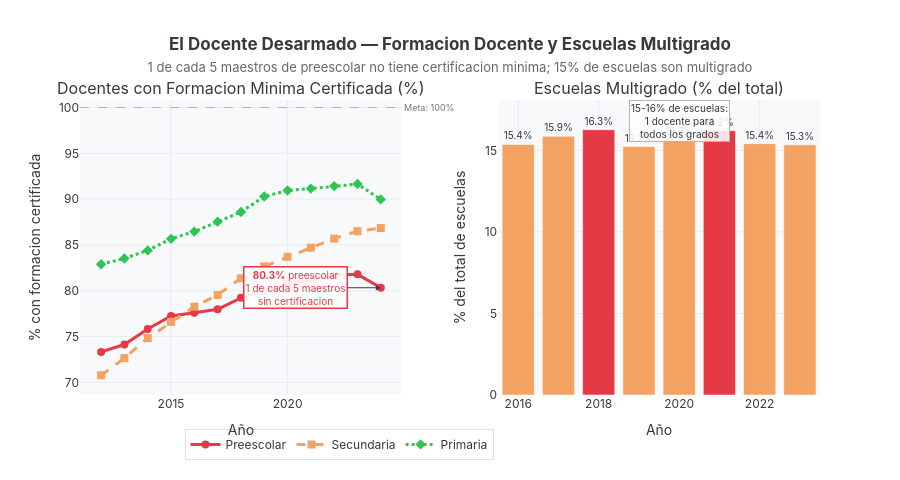

Source (notebook cell):
### Markdown cell above
## Acto III — El Docente Desarmado
**1 de cada 5 maestros de preescolar** no cuenta con la certificación mínima requerida.
En secundaria —el nivel crítico para retención escolar— el porcentaje sin certifcación es
del **13 %**. Además, el **15 %** de las escuelas del país opera en modelo **multigrado**:
un solo docente para todos los grados, en su mayoría en comunidades rurales e indígenas.

### Code cell
# ══════════════════════════════════════════════════════════════════════════════
# FIGURA 3 — El Docente Desarmado
# ══════════════════════════════════════════════════════════════════════════════
prof_pre  = get_serie('4.C.1.A')
prof_pri  = get_serie('4.C.1.B')
prof_sec  = get_serie('4.C.1.C')
multigrado = get_serie('4N.1.1')

fig3 = make_subplots(
    rows=1, cols=2,
    subplot_titles=[
        'Docentes con Formacion Minima Certificada (%)',
        'Escuelas Multigrado (% del total)'
    ],
    horizontal_spacing=0.13
)

# ── Panel 1: Formación docente ────────────────────────────────────────────────
fig3.add_trace(go.Scatter(
    x=prof_pre['periodo'], y=prof_pre['valor'],
    mode='lines+markers', name='Preescolar',
    line=dict(color=C_ALERTA, width=3),
    marker=dict(size=8),
    hovertemplate='<b>%{x}</b><br>Preescolar: <b>%{y:.1f}%</b><extra></extra>'
), row=1, col=1)

fig3.add_trace(go.Scatter(
    x=prof_sec['periodo'], y=prof_sec['valor'],
    mode='lines+markers', name='Secundaria',
    line=dict(color=C_ACENTO, width=3, dash='dash'),
    marker=dict(size=8, symbol='square'),
    hovertemplate='<b>%{x}</b><br>Secundaria: <b>%{y:.1f}%</b><extra></extra>'
), row=1, col=1)

fig3.add_trace(go.Scatter(
    x=prof_pri['periodo'], y=prof_pri['valor'],
    mode='lines+markers', name='Primaria',
    line=dict(color=C_MEJORA, width=3, dash='dot'),
    marker=dict(size=8, symbol='diamond'),
    hovertemplate='<b>%{x}</b><br>Primaria: <b>%{y:.1f}%</b><extra></extra>'
), row=1, col=1)

fig3.add_hline(
    y=100, line_width=1, line_dash='dash', line_color='#ADB5BD',
    annotation_text='Meta: 100%',
    annotation_position='right',
    annotation_font=dict(size=9, color='#6C757D'),
    row=1, col=1
)

fig3.add_annotation(
    x=2024, y=80.33,
    text='<b>80.3%</b> preescolar<br>1 de cada 5 maestros<br>sin certificacion',
    showarrow=True, arrowhead=2, ax=-85, ay=0,
    font=dict(size=10, color=C_ALERTA),
    bgcolor='rgba(255,255,255,0.9)', bordercolor=C_ALERTA, borderwidth=1.5,
    row=1, col=1
)

# ── Panel 2: Multigrado ───────────────────────────────────────────────────────
mg_colors = [C_ALERTA if v > 16 else C_ACENTO if v > 15 else C_ODS4 for v in multigrado['valor']]
fig3.add_trace(go.Bar(
    x=multigrado['periodo'], y=multigrado['valor'],
    marker_color=mg_colors,
    marker_line_color='white', marker_line_width=0.5,
    name='Multigrado',
    text=['{:.1f}%'.format(v) for v in multigrado['valor']],
    textposition='outside', textfont=dict(size=10),
    showlegend=False,
    hovertemplate='<b>%{x}</b><br>Escuelas multigrado: <b>%{y:.1f}%</b><extra></extra>'
), row=1, col=2)

fig3.add_annotation(
    x=2020, y=16.8,
    text='15-16% de escuelas:<br>1 docente para<br>todos los grados',
    showarrow=False,
    font=dict(size=10, color=C_LINEA),
    bgcolor='rgba(255,255,255,0.85)', bordercolor='#ADB5BD', borderwidth=1,
    row=1, col=2
)

fig3.update_yaxes(title_text='% con formacion certificada', row=1, col=1)
fig3.update_yaxes(title_text='% del total de escuelas', row=1, col=2)
fig3.update_xaxes(showgrid=True, gridcolor='#E9ECEF', title_text='Año')
fig3.update_yaxes(showgrid=True, gridcolor='#E9ECEF')

fig3.update_layout(
    title=dict(
        text='<b>El Docente Desarmado — Formacion Docente y Escuelas Multigrado</b><br>'
             '<span style="font-size:13px;color:#666;font-weight:normal">'
             '1 de cada 5 maestros de preescolar no tiene certificacion minima; 15% de escuelas son multigrado</span>',
        x=0.5, xanchor='center'
    ),
    height=480, plot_bgcolor=C_FONDO, paper_bgcolor='white',
    font=dict(family='Inter, Arial, sans-serif', color=C_LINEA),
    legend=dict(
        orientation='h', yanchor='bottom', y=-0.22, xanchor='center', x=0.35,
        bgcolor='rgba(255,255,255,0.8)', bordercolor='#DEE2E6', borderwidth=1
    ),
    margin=dict(t=100, b=85)
)
fig3.show()

### Figure 1 — Plotly figure (JSON) as saved in the notebook; plotly's stock layout.template omitted (floating-point values rounded to 4 significant figures)
{"data": [{"hovertemplate": "<b>%{x}</b><br>Preescolar: <b>%{y:.1f}%</b><extra></extra>", "line": {"color": "#E63946", "width": 3}, "marker": {"size": 8}, "mode": "lines+markers", "name": "Preescolar", "type": "scatter", "x": [2012, 2013, 2014, 2015, 2016, 2017, 2018, 2019, 2020, 2021, 2022, 2023, 2024], "xaxis": "x", "y": [73.33, 74.13, 75.83, 77.26, 77.61, 77.98, 79.23, 79.93, 80.82, 81.18, 81.69, 81.79, 80.33], "yaxis": "y"}, {"hovertemplate": "<b>%{x}</b><br>Secundaria: <b>%{y:.1f}%</b><extra></extra>", "line": {"color": "#F4A261", "dash": "dash", "width": 3}, "marker": {"size": 8, "symbol": "square"}, "mode": "lines+markers", "name": "Secundaria", "type": "scatter", "x": [2012, 2013, 2014, 2015, 2016, 2017, 2018, 2019, 2020, 2021, 2022, 2023, 2024], "xaxis": "x", "y": [70.78, 72.65, 74.83, 76.6, 78.27, 79.54, 81.36, 82.66, 83.7, 84.7, 85.69, 86.5, 86.84], "yaxis": "y"}, {"hovertemplate": "<b>%{x}</b><br>Primaria: <b>%{y:.1f}%</b><extra></extra>", "line": {"color": "#2DC653", "dash": "dot", "width": 3}, "marker": {"size": 8, "symbol": "diamond"}, "mode": "lines+markers", "name": "Primaria", "type": "scatter", "x": [2012, 2013, 2014, 2015, 2016, 2017, 2018, 2019, 2020, 2021, 2022, 2023, 2024], "xaxis": "x", "y": [82.89, 83.53, 84.4, 85.67, 86.46, 87.54, 88.59, 90.28, 90.94, 91.15, 91.42, 91.65, 89.97], "yaxis": "y"}, {"hovertemplate": "<b>%{x}</b><br>Escuelas multigrado: <b>%{y:.1f}%</b><extra></extra>", "marker": {"color": ["#F4A261", "#F4A261", "#E63946", "#F4A261", "#F4A261", "#E63946", "#F4A261", "#F4A261"], "line": {"color": "white", "width": 0.5}}, "name": "Multigrado", "showlegend": false, "text": ["15.4%", "15.9%", "16.3%", "15.2%", "15.7%", "16.2%", "15.4%", "15.3%"], "textfont": {"size": 10}, "textposition": "outside", "type": "bar", "x": [2016, 2017, 2018, 2019, 2020, 2021, 2022, 2023], "xaxis": "x2", "y": [15.36, 15.87, 16.26, 15.23, 15.65, 16.21, 15.41, 15.34], "yaxis": "y2"}], "layout": {"annotations": [{"font": {"size": 16}, "showarrow": false, "text": "Docentes con Formacion Minima Certificada (%)", "x": 0.2175, "xanchor": "center", "xref": "paper", "y": 1, "yanchor": "bottom", "yref": "paper"}, {"font": {"size": 16}, "showarrow": false, "text": "Escuelas Multigrado (% del total)", "x": 0.7825, "xanchor": "center", "xref": "paper", "y": 1, "yanchor": "bottom", "yref": "paper"}, {"font": {"color": "#6C757D", "size": 9}, "showarrow": false, "text": "Meta: 100%", "x": 1, "xanchor": "left", "xref": "x domain", "y": 100, "yanchor": "middle", "yref": "y"}, {"arrowhead": 2, "ax": -85, "ay": 0, "bgcolor": "rgba(255,255,255,0.9)", "bordercolor": "#E63946", "borderwidth": 1.5, "font": {"color": "#E63946", "size": 10}, "showarrow": true, "text": "<b>80.3%</b> preescolar<br>1 de cada 5 maestros<br>sin certificacion", "x": 2024, "xref": "x", "y": 80.33, "yref": "y"}, {"bgcolor": "rgba(255,255,255,0.85)", "bordercolor": "#ADB5BD", "borderwidth": 1, "font": {"color": "#343A40", "size": 10}, "showarrow": false, "text": "15-16% de escuelas:<br>1 docente para<br>todos los grados", "x": 2020, "xref": "x2", "y": 16.8, "yref": "y2"}], "font": {"color": "#343A40", "family": "Inter, Arial, sans-serif"}, "height": 480, "legend": {"bgcolor": "rgba(255,255,255,0.8)", "bordercolor": "#DEE2E6", "borderwidth": 1, "orientation": "h", "x": 0.35, "xanchor": "center", "y": -0.22, "yanchor": "bottom"}, "margin": {"b": 85, "t": 100}, "paper_bgcolor": "white", "plot_bgcolor": "#F8F9FA", "shapes": [{"line": {"color": "#ADB5BD", "dash": "dash", "width": 1}, "type": "line", "x0": 0, "x1": 1, "xref": "x domain", "y0": 100, "y1": 100, "yref": "y"}], "title": {"text": "<b>El Docente Desarmado — Formacion Docente y Escuelas Multigrado</b><br><span style=\"font-size:13px;color:#666;font-weight:normal\">1 de cada 5 maestros de preescolar no tiene certificacion minima; 15% de escuelas son multigrado</span>", "x": 0.5, "xanchor": "center"}, "xaxis": {"anchor": "y", "domain": [0, 0.435], "gridcolor": "#E9ECEF", "showgrid": true, "title": {"text": "Año"}}, "xaxis2": {"anchor": "y2", "domain": [0.565, 1], "gridcolor": "#E9ECEF", "showgrid": true, "title": {"text": "Año"}}, "yaxis": {"anchor": "x", "domain": [0, 1], "gridcolor": "#E9ECEF", "showgrid": true, "title": {"text": "% con formacion certificada"}}, "yaxis2": {"anchor": "x2", "domain": [0, 1], "gridcolor": "#E9ECEF", "showgrid": true, "title": {"text": "% del total de escuelas"}}}}
